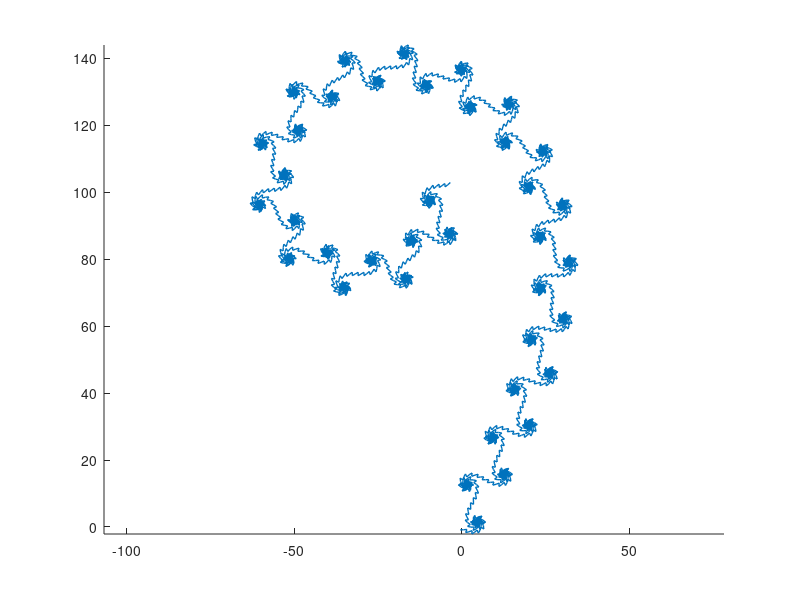

MATLAB code to generate this figure:
%s=2  ;%seed
d=4.66920160910299067185320382046620  ;%seed
s=9*d;
s=d;
%s=pi;
eulers = 0.577215664901532860606512;
%s=eulers;

theta=0;
phi=0;
%total=1465;
total=5000;
curx=zeros(1,total);
cury=zeros(1,total);
xn=0;
yn=0;
for k=1:total
    theta=mod(theta+2*pi*s,2*pi);
    phi=mod(phi,2*pi)+theta;
    
    %phi=mod(phi+2*pi*mod(7*k+41,511)*s,2*pi); 
    
    [x,y]=pol2cart(phi,1);
    xn=x+xn;
    yn=y+yn;
    curx(k)=xn;
    cury(k)=yn;
end
line(curx,cury,'linewidth',1)
axis equal
